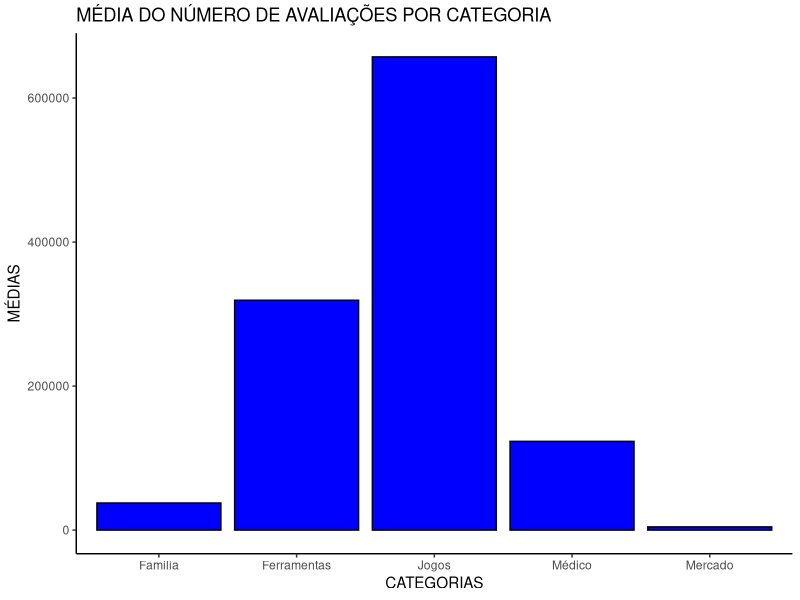
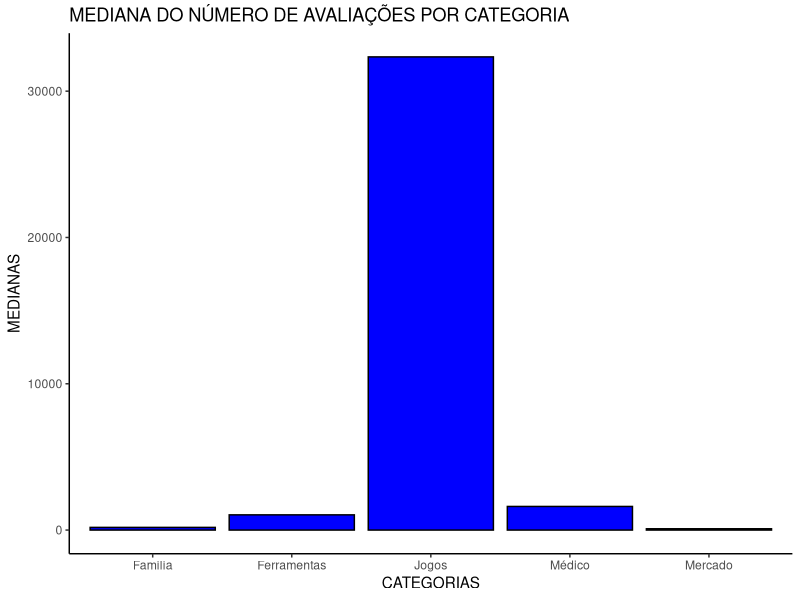
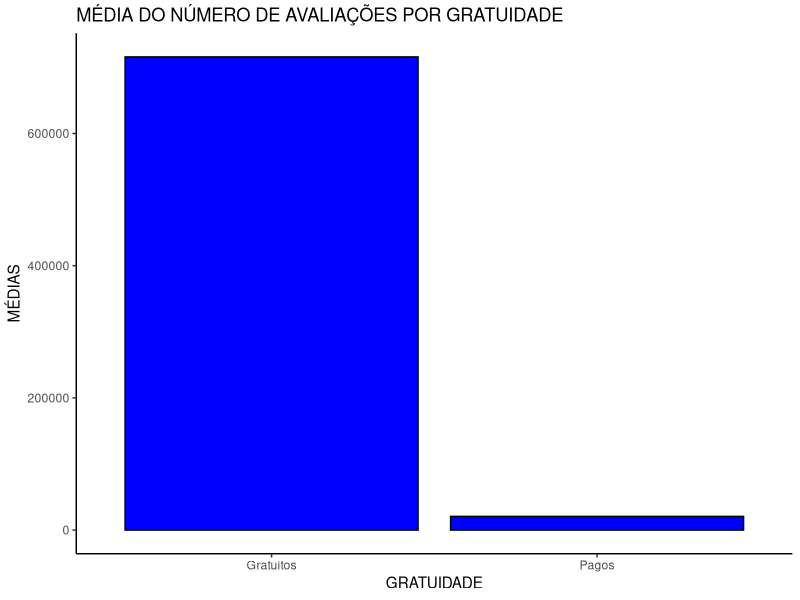
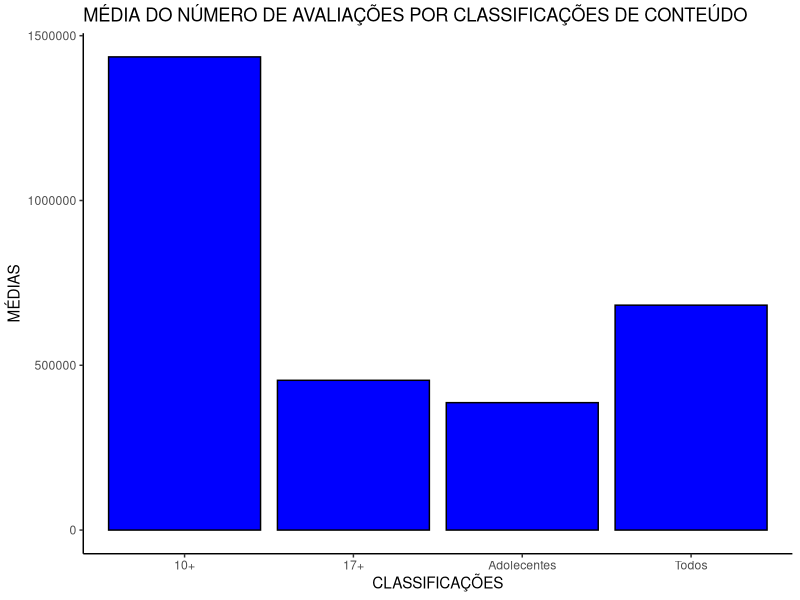
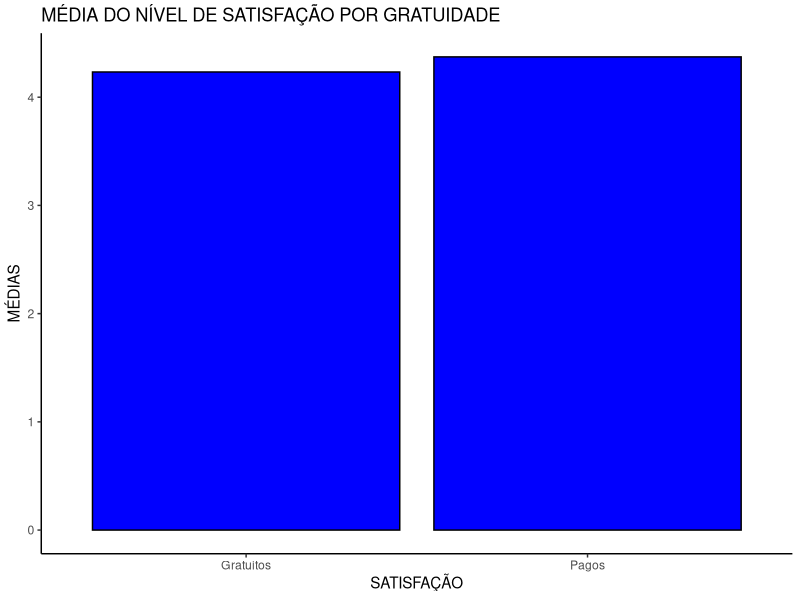
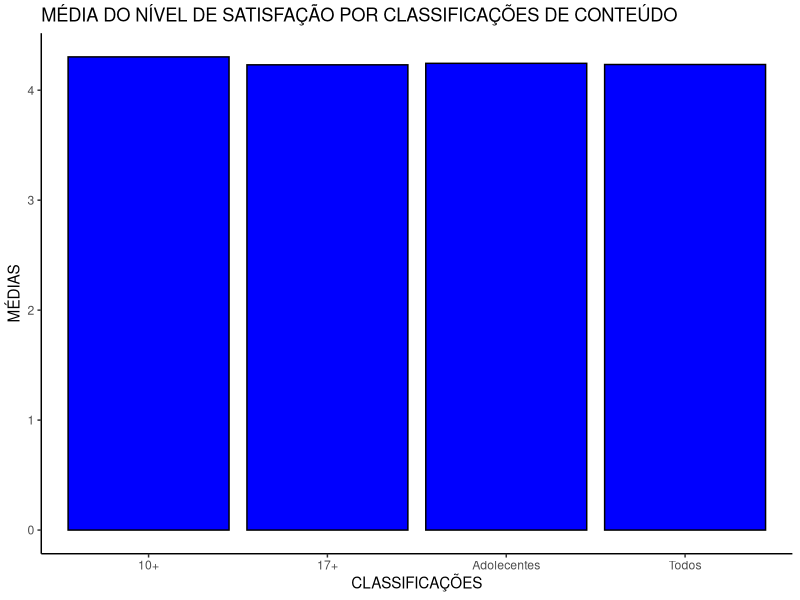

Write R code to recreate these figures, in order.
library(tidyverse)
df = read.csv('googleplaystore.csv')

#Tratamento para a plotagem dos gráficos
categories = c('Ferramentas', 'Familia', 'Médico', 'Jogos', 'Mercado')
df$Category[df$Category=='TOOLS'] = categories[1]
df$Category[df$Category=='FAMILY'] = categories[2]
df$Category[df$Category=='MEDICAL'] = categories[3]
df$Category[df$Category=='GAME'] = categories[4]
df$Category[df$Category=='BUSINESS'] = categories[5]

df_tools = df %>%
  filter(df$Category==categories[1])
df_family = df %>%
  filter(df$Category==categories[2])
df_medical = df %>%
  filter(df$Category==categories[3])
df_game = df %>%
  filter(df$Category==categories[4])
df_business = df %>%
  filter(df$Category==categories[5])

#obtendo a média e mediana de opiniões de cada categoria de aplicativo
means = c(mean(df_tools$Reviews), 
          mean(df_business$Reviews), 
          mean(df_family$Reviews), 
          mean(df_game$Reviews), 
          mean(df_medical$Reviews))
medians = c(median(df_tools$Reviews), 
          median(df_business$Reviews), 
          median(df_family$Reviews), 
          median(df_game$Reviews), 
          median(df_medical$Reviews))

options(scipen=999) # para tirar as notações científicas dos gráficos

#criação do boxplot de avaliações por categoria
boxplot = ggplot(df, aes(y = df$Rating, x = df$Category)) +
  geom_boxplot(fill = 'blue', color = 'black') +
  ylab('AVALIAÇÕES') +
  xlab('CATEGORIAS') +
  ggtitle('DISTRIBUIÇÃO DAS AVALIAÇÕES DO APLICATIVO POR CATEGORIA') +
  theme_classic()



#gráfico da media de numero de avaliações (interesse) por categoria
df_bar = data.frame(médias = means,
                    categorias = categories,
                    medianas = medians)

ggplot(df_bar, aes(y = df_bar$médias, x = df_bar$categorias)) +
  geom_bar(stat = "identity", fill = 'blue', color = 'black') +
  xlab('CATEGORIAS') +
  ylab('MÉDIAS') +
  ggtitle('MÉDIA DO NÚMERO DE AVALIAÇÕES POR CATEGORIA') +
  theme_classic()
print(barplot)

#gráfico da media de numero de avaliações (interesse) por categoria
ggplot(df_bar, aes(y = df_bar$medianas, x = df_bar$categorias)) +
  geom_bar(stat = "identity", fill = 'blue', color = 'black') +
  xlab('CATEGORIAS') +
  ylab('MEDIANAS') +
  ggtitle('MEDIANA DO NÚMERO DE AVALIAÇÕES POR CATEGORIA') +
  theme_classic()

#usaremos agora somente o df_game

#grafico de numero de avaliações por gratuidade
df_g1 = data.frame(gratuidade = c('Gratuitos', 'Pagos'),
                  medias = c(mean(df_game$Reviews[df_game$Type == "Free"]),
                             mean(df_game$Reviews[df_game$Type == "Paid"])
                             )
                  )

ggplot(df_g1, aes(y = df_g1$medias, x = df_g1$gratuidade)) +
  geom_bar(stat = "identity", fill = 'blue', color = 'black') +
  xlab('GRATUIDADE') +
  ylab('MÉDIAS') +
  ggtitle('MÉDIA DO NÚMERO DE AVALIAÇÕES POR GRATUIDADE') +
  theme_classic()

#grafico de numero de avaliações por classificação
df_g2 = data.frame(classificações = c('10+', '17+', 'Todos', 'Adolecentes'),
                   medias = c(mean(df_game$Reviews[df_game$Content.Rating == "Everyone 10+"]),
                              mean(df_game$Reviews[df_game$Content.Rating == "Mature 17+"]),
                              mean(df_game$Reviews[df_game$Content.Rating == "Everyone"]),
                              mean(df_game$Reviews[df_game$Content.Rating == "Teen"]
                              )
                   )
)

ggplot(df_g2, aes(y = df_g2$medias, x = df_g2$classificações)) +
  geom_bar(stat = "identity", fill = 'blue', color = 'black') +
  xlab('CLASSIFICAÇÕES') +
  ylab('MÉDIAS') +
  ggtitle('MÉDIA DO NÚMERO DE AVALIAÇÕES POR CLASSIFICAÇÕES DE CONTEÚDO') +
  theme_classic()

#grafico de satisfação por gratuidade
df_g3 = data.frame(gratuidade = c('Gratuitos', 'Pagos'),
                   medias = c(mean(df_game$Rating[df_game$Type == "Free"]),
                              mean(df_game$Rating[df_game$Type == "Paid"])
                   )
)

ggplot(df_g3, aes(y = df_g3$medias, x = df_g3$gratuidade)) +
  geom_bar(stat = "identity", fill = 'blue', color = 'black') +
  xlab('SATISFAÇÃO') +
  ylab('MÉDIAS') +
  ggtitle('MÉDIA DO NÍVEL DE SATISFAÇÃO POR GRATUIDADE') +
  theme_classic()

#grafico de satisfação por classificação de conteúdo
df_g4 = data.frame(classificações = c('10+', '17+', 'Todos', 'Adolecentes'),
                   medias = c(mean(df_game$Rating[df_game$Content.Rating == "Everyone 10+"]),
                              mean(df_game$Rating[df_game$Content.Rating == "Mature 17+"]),
                              mean(df_game$Rating[df_game$Content.Rating == "Everyone"]),
                              mean(df_game$Rating[df_game$Content.Rating == "Teen"]
                              )
                   )
)

ggplot(df_g4, aes(y = df_g4$medias, x = df_g4$classificações)) +
  geom_bar(stat = "identity", fill = 'blue', color = 'black') +
  xlab('CLASSIFICAÇÕES') +
  ylab('MÉDIAS') +
  ggtitle('MÉDIA DO NÍVEL DE SATISFAÇÃO POR CLASSIFICAÇÕES DE CONTEÚDO') +
  theme_classic()